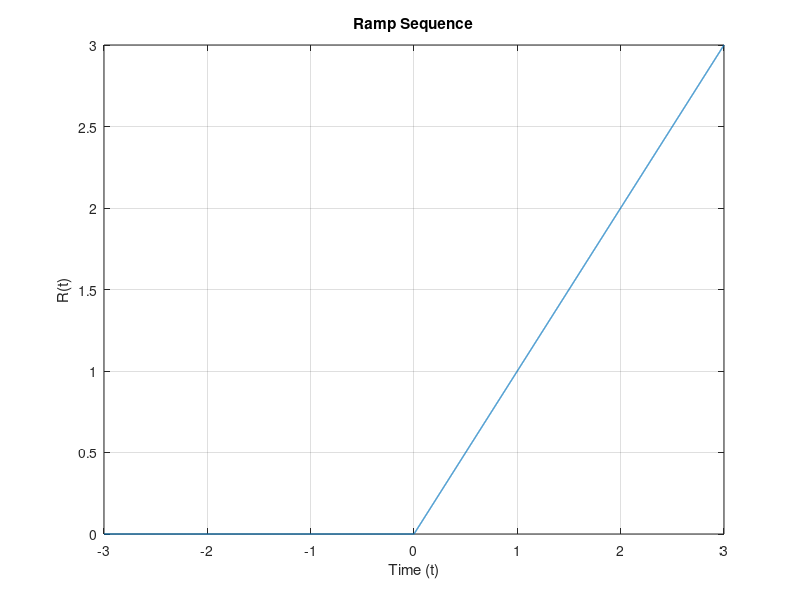

Recreate this plot in MATLAB.
clc;
close all;
clear all;

% Time vector
t = -3 : 0.001 : 3;

% Initialize ramp signal
R = zeros(size(t));

% Define ramp sequence
R(t >= 0) = t(t >= 0);

% Plot
plot(t, R, 'LineWidth', 1);

title('Ramp Sequence');
xlabel('Time (t)');
ylabel('R(t)');

grid on;
